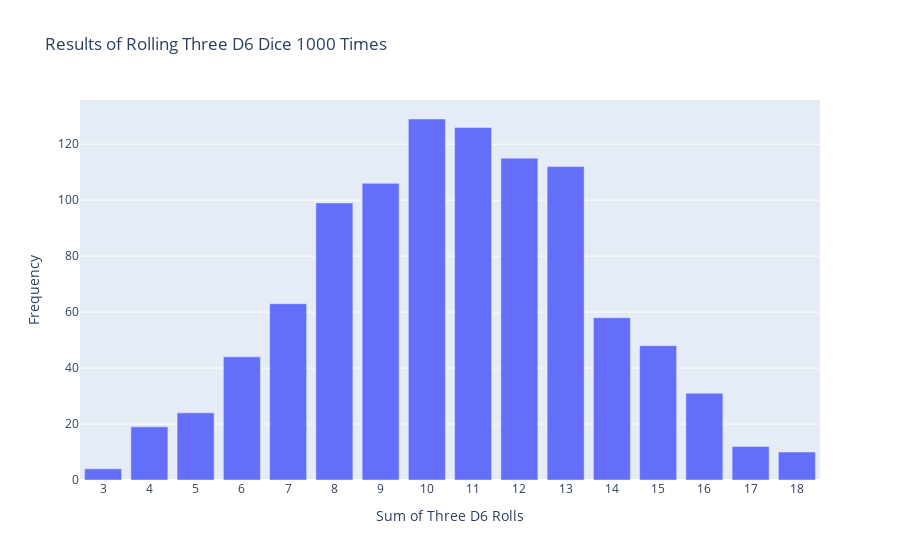

Notebook cell for this chart:
### Markdown cell above
# 15-7. Three Dice: 
When you roll three D6 dice, the smallest number you can roll is 3 and the largest number is 18. Create a visualization that shows what hap- pens when you roll three D6 dice.

### Code cell
# Create three D6 dice.
die_1 = Die()
die_2 = Die()
die_3 = Die()

# Roll the dice and store the sums.
num_rolls = 1000  # Adjust the number of rolls as needed.
results = []
for _ in range(num_rolls):
    result = die_1.roll() + die_2.roll() + die_3.roll()
    results.append(result)

# Analyze the results.
frequencies = []
poss_results = range(3, die_1.num_sides * 3 + 1)  # Possible sums range from 3 to 18.
for value in poss_results:
    frequency = results.count(value)
    frequencies.append(frequency)

# Visualize the results.
fig = px.bar(
    x=list(poss_results),
    y=frequencies,
    labels={'x': 'Sum of Three D6 Rolls', 'y': 'Frequency'},
    title=f"Results of Rolling Three D6 Dice {num_rolls} Times"
)
fig.update_layout(xaxis_dtick=1)
fig.show()

### Figure 1 — Plotly figure (JSON) as saved in the notebook; plotly's stock layout.template omitted (floating-point values rounded to 4 significant figures)
{"data": [{"alignmentgroup": "True", "hovertemplate": "Sum of Three D6 Rolls=%{x}<br>Frequency=%{y}<extra></extra>", "legendgroup": "", "marker": {"color": "#636efa", "pattern": {"shape": ""}}, "name": "", "offsetgroup": "", "orientation": "v", "showlegend": false, "textposition": "auto", "type": "bar", "x": [3, 4, 5, 6, 7, 8, 9, 10, 11, 12, 13, 14, 15, 16, 17, 18], "xaxis": "x", "y": [4, 19, 24, 44, 63, 99, 106, 129, 126, 115, 112, 58, 48, 31, 12, 10], "yaxis": "y"}], "layout": {"barmode": "relative", "legend": {"tracegroupgap": 0}, "title": {"text": "Results of Rolling Three D6 Dice 1000 Times"}, "xaxis": {"anchor": "y", "domain": [0, 1], "dtick": 1, "title": {"text": "Sum of Three D6 Rolls"}}, "yaxis": {"anchor": "x", "domain": [0, 1], "title": {"text": "Frequency"}}}}
